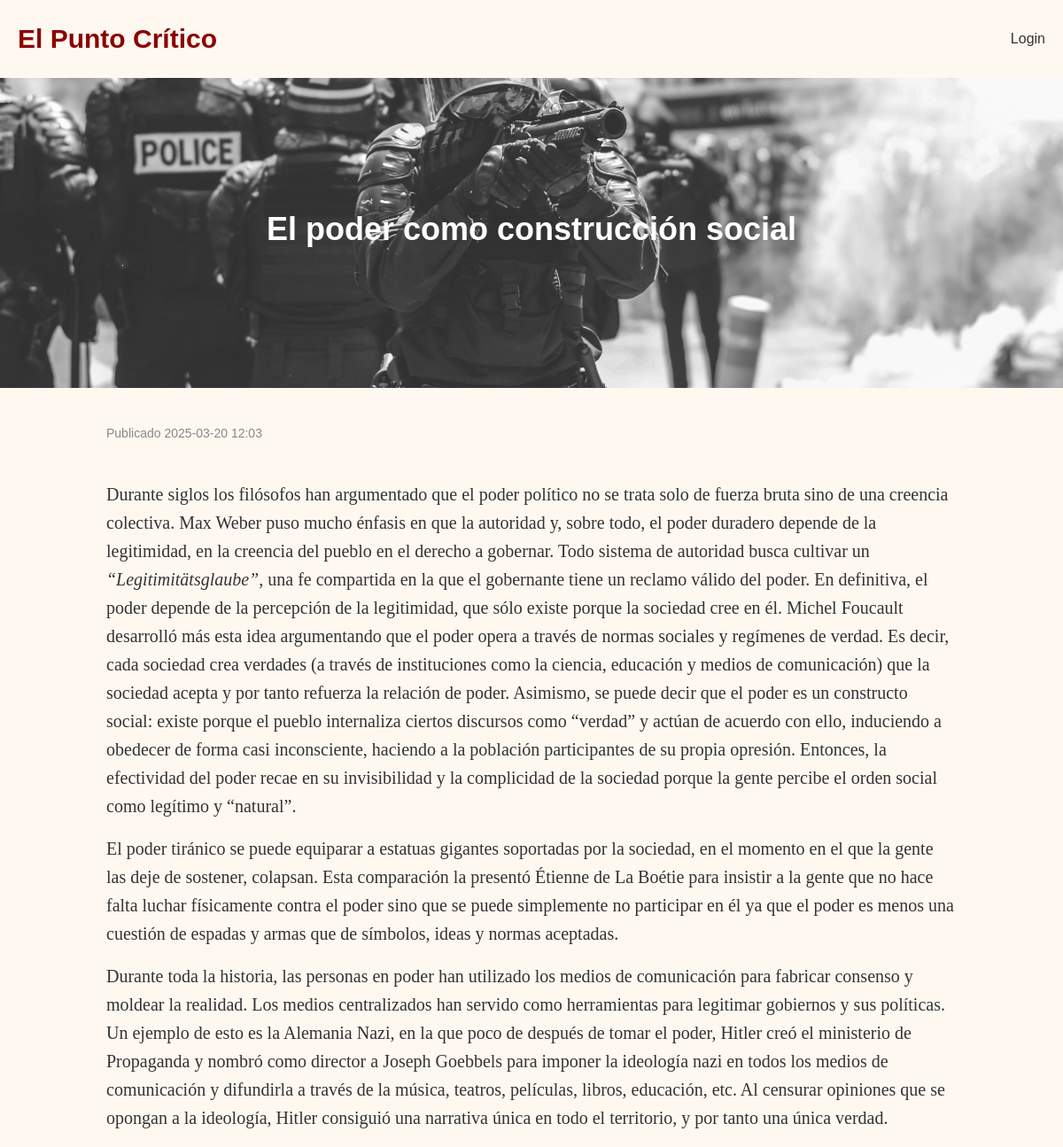
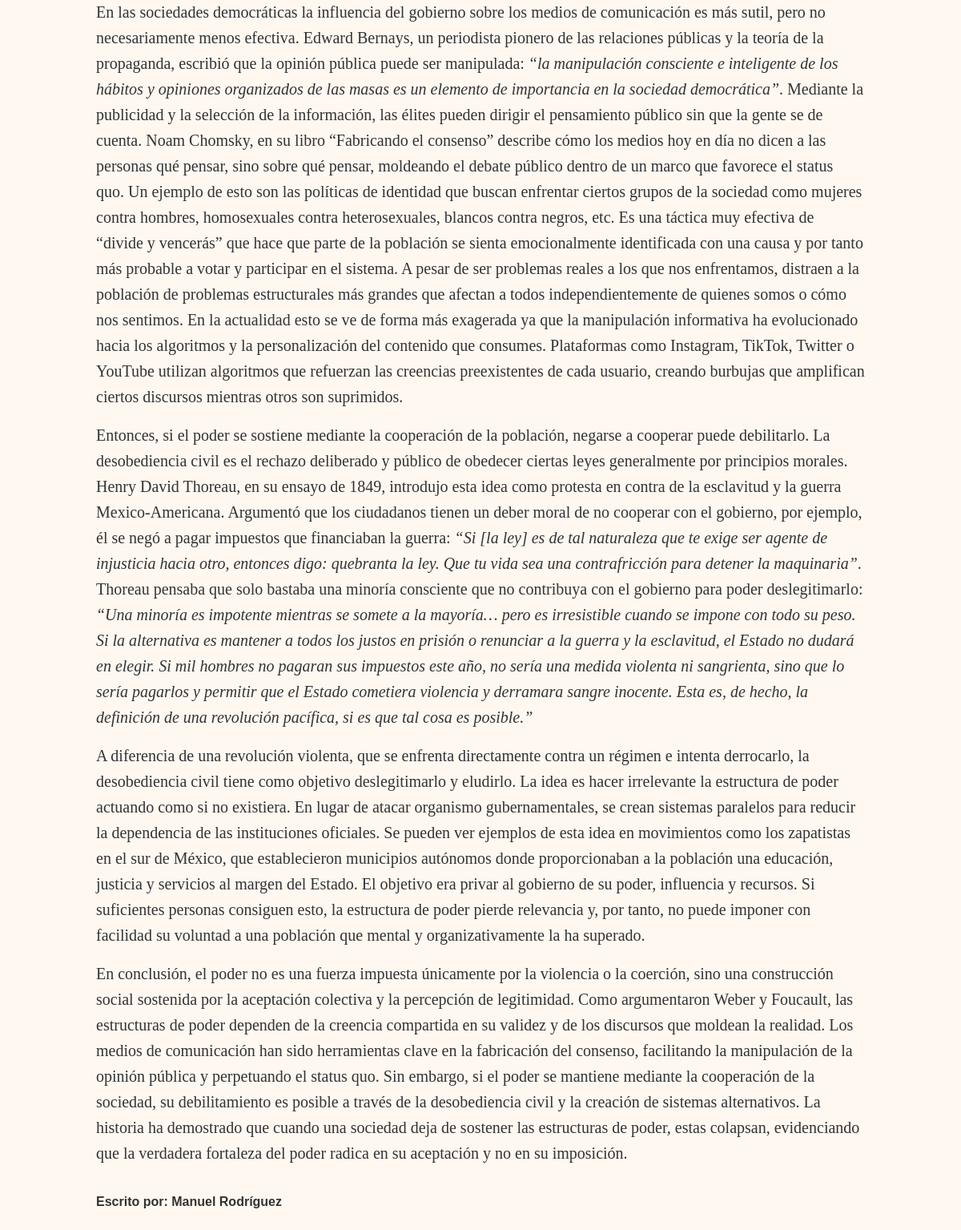
Page /article/3 on the committed database (2 pictures, top to bottom).
### website/models.py (models this page shows, shortened)
class Post(db.Model):
    id = db.Column(db.Integer, primary_key=True)
    title = db.Column(db.String(255), nullable=False)
    content = db.Column(db.String(10000), nullable=False)
    date = db.Column(db.DateTime(timezone=True), default=func.now())
    image_filename = db.Column(db.String(255), nullable=True)
    admin_id = db.Column(db.Integer, db.ForeignKey('admin.id'))

### website/views.py (the view)
@views.route('article/<int:id>')
def article(id):
    post = Post.query.get_or_404(id)
    return render_template('article.html', post=post)

### website/templates/article.html (shortened to what this page needs)
{% extends "base.html" %} {% block title %}{{ post.title }}{% endblock %} {%
block content %}
<div class="article-header" style="background-image: url('{{ url_for('static', filename='images/' + post.image_filename) }}');">
    <div class="overlay">
        <h1>{{ post.title }}</h1>
    </div>
</div>
<div class="container">
    <div class="meta">Publicado {{ post.date.strftime('%Y-%m-%d %H:%M') }}</div>
    <br>
    <div class="article-content py-3">{{ post.content|safe }}</div>
    <p class="author-text"><b>Escrito por: Manuel Rodríguez</b></p>
</div>
  {% endblock %}

### website/templates/base.html (shortened to what this page needs)
<!DOCTYPE html>
<html lang="en">
<head>
    <link href="https://cdn.jsdelivr.net/npm/bootstrap@5.0.2/dist/css/bootstrap.min.css" rel="stylesheet">
    <link rel="stylesheet" href="{{ url_for('static', filename='styles.css') }}">
</head>
<body>
    <div class="header">
        <a class="header-title" href="{{ url_for('views.home') }}">El Punto Crítico</a>
        <nav>
            {% if current_user.is_authenticated %}
            <a href="{{ url_for('auth.logout') }}" class="nav-button">Logout</a>
            <a href="{{ url_for('views.add') }}" class="nav-button">Añadir</a>
            {% else %}
            <a href="{{ url_for('auth.login') }}" class="nav-button">Login</a>
            {% endif %}
        </nav>
    </div>
    <main>
        {% block content %}{% endblock %}
    </main>
</body>
</html>

### website/static/styles.css (style rules this page uses)
:root { --background-light: #fff8f1; --background-dark: #1e1e1e; --text-light: #333; --text-dark: #ffffff; --meta-light: #888; --meta-dark: #ffffff; --link-light: #333; --link-dark: #ffffff; --card-light: white; --card-dark: #242424; }
body { font-family: Arial, sans-serif; background-color: var(--background-light); color: var(--text-light); margin: 0; padding: 0; line-height: 1.6; }
.container { max-width: 1000px; margin: 40px auto; padding: 0 20px; }
.header { display: flex; justify-content: space-between; align-items: center; padding: 20px; }
.header-title { font-weight: bold; font-size: 30px; color: #8b0000; }
.header nav { display: flex; gap: 15px; }
.header nav a { text-decoration: none; color: var(--text-light); font-size: 16px; }
a { color: var(--text-light); text-decoration: none; }
h1 { font-weight: bold; }
.meta { font-size: 14px; color: var(--meta-light); }
.article-content { font-family: "EB Garamond", serif; font-size: 20px; }
.article-header { position: relative; width: 100%; height: 350px; background-size: cover; background-position: center; display: flex; align-items: center; justify-content: center; text-align: center; }
.article-header .overlay { padding: 20px; width: 100%; color: white; }
.article-header h1 { font-size: 36px; font-weight: bold; }

### rows in the picture
Post: image_filename (picture), title "El poder como construcción social", date "2025-03-20 12:03", content "Durante siglos los filósofos han argumentado que el poder político no se trata solo de fuerza bruta sino de una creencia colectiva. Max Weber puso mucho énfasis en que la autoridad y, sobre todo, el poder duradero depende de la legitimidad, en la creencia del pueblo en el derecho a gobernar. Todo sistema de autoridad busca cultivar un “Legitimitätsglaube” , una fe compartida en la que el gobernante tiene un reclamo válido del poder. En definitiva, el poder depende de la percepción de la legitimidad, que sólo existe porque la sociedad cree en él. Michel Foucault desarrolló más esta idea argumentando que el poder opera a través de normas sociales y regímenes de verdad. Es decir, cada sociedad…"
